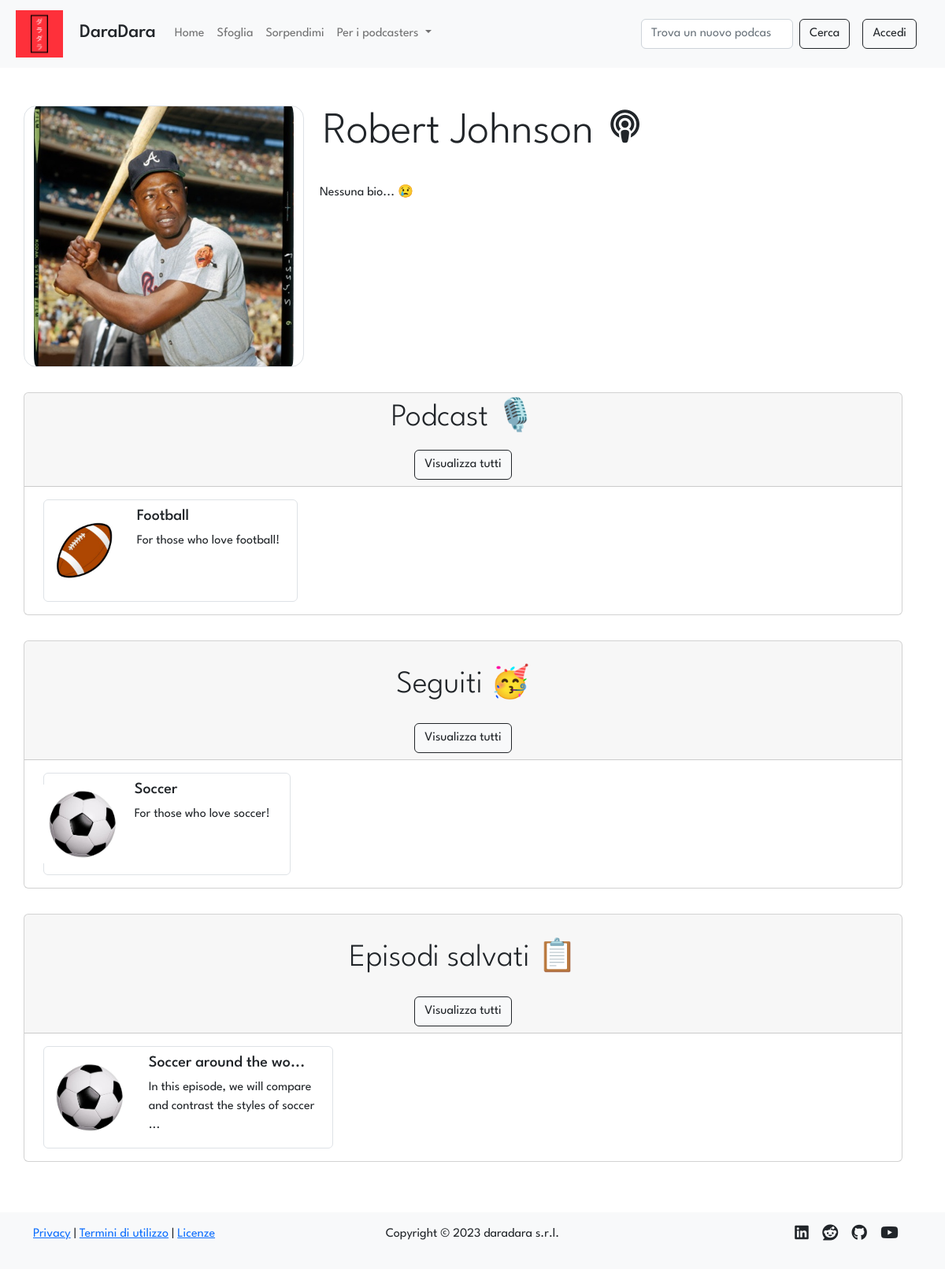
The page /profile/3 on the database its author committed.
### tables this page shows
CREATE TABLE "users" (
	"id"	INTEGER NOT NULL UNIQUE,
	"email"	TEXT NOT NULL UNIQUE,
	"password"	TEXT NOT NULL,
	"name"	TEXT NOT NULL,
	"surname"	TEXT NOT NULL,
	"propic"	TEXT NOT NULL,
	"priv_owned"	INTEGER NOT NULL DEFAULT 0,
	"priv_follows"	INTEGER NOT NULL DEFAULT 0,
	"priv_saves"	INTEGER NOT NULL DEFAULT 0,
	"bio"	TEXT,
	PRIMARY KEY("id" AUTOINCREMENT)
);

CREATE TABLE "podcasts" (
	"id"	INTEGER NOT NULL UNIQUE,
	"title"	TEXT NOT NULL UNIQUE,
	"desc"	TEXT NOT NULL,
	"img"	TEXT NOT NULL,
	"id_user"	INTEGER NOT NULL,
	FOREIGN KEY("id_user") REFERENCES "users"("id"),
	PRIMARY KEY("id" AUTOINCREMENT)
);

CREATE TABLE "follows" (
	"id_user"	INTEGER NOT NULL,
	"id_podcast"	INTEGER NOT NULL,
	"timestamp"	TEXT NOT NULL DEFAULT 'NO_TIMESTAMP',
	FOREIGN KEY("id_user") REFERENCES "users"("id"),
	PRIMARY KEY("id_user","id_podcast")
);

CREATE TABLE "episodes" (
	"id"	INTEGER NOT NULL UNIQUE,
	"title"	TEXT NOT NULL,
	"description"	TEXT NOT NULL,
	"audio"	TEXT NOT NULL,
	"timestamp"	TEXT NOT NULL,
	"id_podcast"	INTEGER NOT NULL,
	FOREIGN KEY("id_podcast") REFERENCES "podcasts"("id"),
	PRIMARY KEY("id" AUTOINCREMENT)
);

### app.py (the view)
@app.route('/profile/<int:id>')
def profile(id: int):
    user = dao.get_user(id)
    creators = dao.get_creators()
    is_creator = False
    if user and creators:
        podcasts = dao.get_podcasts_by_user(id_user=id)
        follows = dao.get_follows_join_podcasts(id_user=id)
        saves = dao.get_saves_join_episodes_podcasts(id_user=id)
        privacy = [dao.get_priv_owned(id), dao.get_priv_follows(id), dao.get_priv_saves(id)]
        for creator in creators:
            if creator['id'] == user['id']:
                is_creator = True
        is_owner = False
        if current_user.is_authenticated: # type: ignore
            is_owner = current_user.id == id # type: ignore
        session['previous_url'] = request.url
        return render_template('profile.html', user=user, podcasts=podcasts, follows=follows, saves=saves, is_creator=is_creator, is_owner=is_owner, privacy=privacy)
    else:
        flash(message='L\'utente cercato non esiste', category='warning')
        return redirect(session.get('previous_url', '/'))

### templates/profile.html (shortened to what this page needs)
{% extends 'layout.html' %}
{% block stylesheets %} <link rel="stylesheet" href="{{url_for('static', filename='stylesheets/profile.css')}}"> {% endblock %}
{% block content %}
<div class="row">
    <div class="row col-12 col-lg-4 d-flex justify-content-center align-items-center">
        <img src="{{url_for('static', filename='uploads/images/propics/{0}{1}'.format(user.id, user.propic))}}" alt="Immagine del profilo di {{user.name}}" class="img-fluid border rounded-4">
    </div>
    <div class="col">
        <div class="row display-4 mt-3 mt-lg-0 mb-3 mx-lg-0 mx-2"><p class="text-nowrap text-center text-lg-start">{{user.name}} {{user.surname}} {% if is_creator %}<i class="ms-2 fa-solid fa-podcast fa-xs"></i>{% endif %}</p></div>
        <div class="row mx-lg-0 mx-2 ps-2">
            {% if not user.bio %}
                {% if is_owner %}
                <p>Nessuna bio... 😢 <a class="vanilla-a" data-bs-toggle="modal" data-bs-target="#editBio"> vuoi aggiungerne una?</a></p>
                {% else %}
                Nessuna bio... 😢
                {% endif %}
            {% else %}
                <p class="text-center text-lg-start">{{user.bio}}
                    {% if is_owner %}
                        <a data-bs-toggle="modal" data-bs-target="#editBio" class="vanilla-a"><i class="ms-2">Modifica bio</i><i class="fa-solid fa-pen-to-square ms-2"></i></a>
                    {% endif %}
                </p>
            {% endif %}
        </div>
    </div>
</div>
<div class="row mt-lg-3">
    {% if is_owner or (not is_owner and privacy[0] == 0) %}
    {% if is_creator or is_owner %}
    <div class="row mt-3">
        <div id="owned" class="card mb-3 mx-lg-0 mx-2 p-0">
            <div class="row g-0">
                <div class="col-12 col-xxl-3 card-header d-flex flex-column justify-content-evenly align-items-center display-6">
                    <p class="row text-nowrap text-wrapper">Podcast 🎙️</p>
                    {% if is_creator %}
                    <div class="row g-5">
                            <a href="{{url_for('owned', id=user.id)}}" class="col btn btn-light btn-outline-dark text-nowrap">Visualizza tutti</a>
                    </div>
                    {% endif %}
                </div>
                <div class="col">
                    <div class="card-body row g-2">
                        {% if is_creator %}
                        <div class="card-scroll">
                            {% for podcast in podcasts[:5] %}
                            <a href="{{url_for('podcast', id=podcast.id)}}" class="d-inline-block mx-2 border rounded-2 px-2">
                                <div class="row">
                                <div class="col-4 d-flex align-items-center justify-content-center">
                                    <img src="{{url_for('static', filename='uploads/images/covers/{0}{1}'.format(podcast.id, podcast.img))}}" class="im-card img-fluid" alt="Card image" style="max-width: 100px;">
                                </div>
                                <div class="col-8 mt-2" style="max-width: 250px;">
                                    {% if podcast.title|length > 23 %}
                                        <h5 class="text-wrap text-break">{{podcast.title[:20]}}...</h5>
                                    {% else %}
                                        <h5 class="text-wrap text-break">{{podcast.title}}</h5>
                                    {% endif %}
                                    {% if podcast.desc|length > 70 %}
                                        <p class="text-wrap text-break">{{podcast.desc[:67]}}...</p>
                                    {% else %}
                                        <p class="text-wrap text-break" style="min-height: 72px;">{{podcast.desc}}</p>
                                    {% endif %}
                                </div>
                                </div>
                            </a>
                            {% endfor %}
                        </div>
                        {% else %}
                            <h5 class="card-title mb-0">Nulla da vedere! 👀</h5>
                            <p class="card-text">Diventa un podcaster per pubblicare il tuo primo podcast!</p>
                            <small class="text-muted">Premi il bottone a <b>diventa un podcaster</b> 👉</small>
                        {% endif %}
                    </div>
                </div>
            </div>
        </div>
    </div>
    {% endif %}
    {% endif %}
    {% if is_owner or (not is_owner and privacy[1] == 0) %}
    <div class="row mt-3">
        <div id="follows" class="card mb-3 mx-lg-0 mx-2 p-0">
            <div class="row g-0">
                <div class="col-12 col-xxl-3 card-header d-flex flex-column justify-content-evenly align-items-center display-6">
                    <div class="row my-4 d-flex justify-content-center align-items-center">
                        <p class="text-nowrap text-center mb-0">Seguiti 🥳</p>
                    </div>
                    {% if is_owner %}
                        <div class="row g-5">
                            <a href="{{url_for('privatize_follows', id=user.id)}}" class="col d-flex justify-content-center align-items-center"><i class="fa-solid fa-eye{% if privacy[1]==1 %}-slash{% endif %} fa-xxs"></i></a>
                            {% if follows|length > 0 %}
                                <a href="{{url_for('follows', id=user.id)}}" class="col btn btn-light btn-outline-dark text-nowrap">Visualizza tutti</a>
                            {% elif follows|length == 0 and is_owner %}
                                <a href="{{url_for('categories')}}" class="col btn btn-light btn-outline-dark text-nowrap">Trova podcasts</a>
                            {% endif %}
                        </div>
                    {% else %}
                        {% if follows|length > 0 %}
                        <div class="row g-5">
                            <a href="{{url_for('follows', id=user.id)}}" class="col btn btn-light btn-outline-dark text-nowrap">Visualizza tutti</a>
                        </div>
                        {% elif follows|length == 0 and is_owner %}
                        <div class="row g-5">
                            <a href="{{url_for('categories')}}" class="col btn btn-light btn-outline-dark text-nowrap">Trova podcasts</a>
                        </div>
                        {% endif %}
                    {% endif %}
                </div>
                <div class="col">
                    <div class="card-body row g-2">
                        {% if follows %}
                        <div class="card-scroll">
                            {% for follow in follows[:5] %}
                            <a class="d-inline-block mx-2 border rounded-2 px-2" href="{{url_for('podcast', id=follow.id_podcast)}}">
                                <div class="row">
                                    <div class="col-4 d-flex align-items-center justify-content-center">
                                        <img src="{{url_for('static', filename='uploads/images/covers/{0}{1}'.format(follow.id, follow.img))}}" class="img-fluid" alt="Card image" style="max-width: 100px;">
                                    </div>
                                    <div class="col-8 mt-2" style="max-width: 250px;">
                                        {% if follow.title|length > 23 %}
                                            <h5 class="text-wrap text-break">{{follow.title[:20]}}...</h5>
                                        {% else %}
                                            <h5 class="text-wrap text-break">{{follow.title}}</h5>
                                        {% endif %}
                                        {% if follow.desc|length > 70 %}
                                            <p class="text-wrap text-break">{{follow.desc[:67]}}...</p>
                                        {% else %}
                                            <p class="text-wrap text-break" style="min-height: 72px;">{{follow.desc}}</p>
                                        {% endif %}
                                    </div>
                                </div>
                            </a>
                            {% endfor %}
                        </div>
                        {% endif %}
                    </div>
                </div>
            </div>
        </div>
    </div>
    {% endif %}
    {% if is_owner or (not is_owner and privacy[2] == 0) %}
    <div class="row mt-3">
        <div id="saves" class="card mb-3 mx-lg-0 mx-2 p-0">
            <div class="row g-0">
                <div class="col-12 col-xxl-3 card-header d-flex flex-column justify-content-evenly align-items-center display-6">
                    <div class="row my-4 d-flex justify-content-center align-items-center">
                        <p class="text-nowrap text-center mb-0">Episodi salvati 📋</p>
                    </div>
                    {% if is_owner %}
                        <div class="row g-5">
                            <a href="{{url_for('privatize_saves', id=user.id)}}" class="col d-flex justify-content-center align-items-center"><i class="fa-solid fa-eye{% if privacy[2]==1 %}-slash{% endif %} fa-xxs"></i></a>
                            {% if follows|length > 0 %}
                                <a href="{{url_for('saves', id=user.id)}}" class="col btn btn-light btn-outline-dark text-nowrap">Visualizza tutti</a>
                            {% elif follows|length == 0 and is_owner %}
                                <a href="{{url_for('categories')}}" class="col btn btn-light btn-outline-dark text-nowrap">Trova podcasts</a>
                            {% endif %}
                        </div>
                    {% else %}
                        {% if follows|length > 0 %}
                        <div class="row g-5">
                            <a href="{{url_for('saves', id=user.id)}}" class="col btn btn-light btn-outline-dark text-nowrap">Visualizza tutti</a>
                        </div>
                        {% elif follows|length == 0 and is_owner %}
                        <div class="row g-5">
                            <a href="{{url_for('categories')}}" class="col btn btn-light btn-outline-dark text-nowrap">Trova podcasts</a>
                        </div>
                        {% endif %}
                    {% endif %}
                </div>
                <div class="col">
                    <div class="card-body g-2">
                        {% if saves %}
                        <div class="card-scroll">
                            {% for save in saves[:5] %}
                            <a href="{{url_for('episode', id_pod=save.id, id_ep=save.ep_id)}}" class="d-inline-block mx-2 border rounded-2 px-2">
                                <div class="row">
                                    <div class="col-4 d-flex align-items-center justify-content-center">
                                        <img src="{{url_for('static', filename='uploads/images/covers/{0}{1}'.format(save.id, save.img))}}" class="img-fluid" alt="Card image" style="max-width: 100px;">
                                    </div>
                                    <div class="col-8 mt-2" style="max-width: 250px;">
                                        {% if save.title|length > 23 %}
                                            <h5 class="text-wrap text-break">{{save.title[:20]}}...</h5>
                                        {% else %}
                                            <h5 class="text-wrap text-break">{{save.title}}</h5>
                                        {% endif %}
                                        {% if save.desc|length > 70 %}
                                            <p class="text-wrap text-break">{{save.desc[:67]}}...</p>
                                        {% else %}
                                            <p class="text-wrap text-break" style="min-height: 72px;">{{save.desc}}</p>
                                        {% endif %}
                                    </div>
                                </div>
                            </a>
                            {% endfor %}
                        </div>
                        {% endif %}
                    </div>
                </div>
            </div>
        </div>
    </div>
    {% endif %}
</div>
{% endblock %}

### rows shown on the page
users: id+propic (picture), name "Robert", surname "Johnson"
podcasts: id+img (picture), title "Football", desc "For those who love football!"
follows: img (picture), title "Soccer", desc "For those who love soccer!"
episodes: img (picture), title "Soccer around the wo", description "In this episode, we will compare and contrast the styles of soccer"
